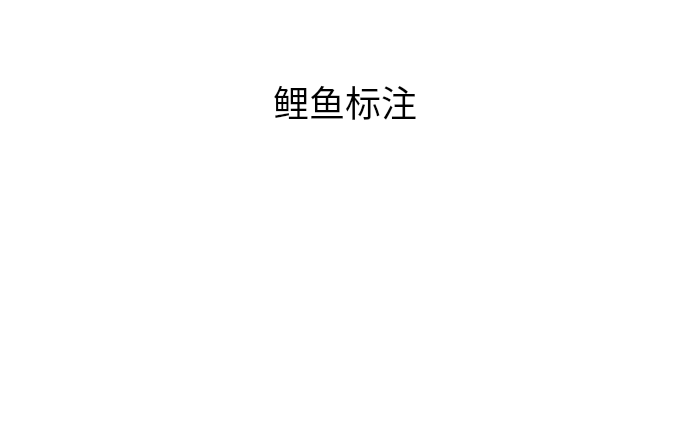
<?xml version="1.0" encoding="UTF-8"?>
<ui version="4.0">
 <class>ly_Factory</class>
 <widget class="QWidget" name="ly_Factory">
  <property name="geometry">
   <rect>
    <x>0</x>
    <y>0</y>
    <width>690</width>
    <height>442</height>
   </rect>
  </property>
  <property name="windowTitle">
   <string>Form</string>
  </property>
  <layout class="QVBoxLayout" name="verticalLayout">
   <property name="spacing">
    <number>0</number>
   </property>
   <property name="leftMargin">
    <number>0</number>
   </property>
   <property name="topMargin">
    <number>0</number>
   </property>
   <property name="rightMargin">
    <number>0</number>
   </property>
   <property name="bottomMargin">
    <number>0</number>
   </property>
   <item>
    <widget class="QWidget" name="widget" native="true">
     <property name="styleSheet">
      <string notr="true">background-color: rgb(255, 255, 255);</string>
     </property>
     <layout class="QVBoxLayout" name="verticalLayout_2">
      <item>
       <layout class="QHBoxLayout" name="horizontalLayout">
        <item>
         <widget class="QPushButton" name="pushButton">
          <property name="minimumSize">
           <size>
            <width>50</width>
            <height>50</height>
           </size>
          </property>
          <property name="maximumSize">
           <size>
            <width>50</width>
            <height>50</height>
           </size>
          </property>
          <property name="styleSheet">
           <string notr="true">image: url(:/resouce/lyClient_PC.png);
border:0px;</string>
          </property>
          <property name="text">
           <string/>
          </property>
         </widget>
        </item>
        <item>
         <spacer name="horizontalSpacer_3">
          <property name="orientation">
           <enum>Qt::Horizontal</enum>
          </property>
          <property name="sizeHint" stdset="0">
           <size>
            <width>40</width>
            <height>20</height>
           </size>
          </property>
         </spacer>
        </item>
       </layout>
      </item>
      <item>
       <layout class="QGridLayout" name="gridLayout" rowstretch="1,3,1" columnstretch="1,3,1">
        <item row="0" column="1">
         <widget class="QLabel" name="label_title">
          <property name="sizePolicy">
           <sizepolicy hsizetype="Expanding" vsizetype="Expanding">
            <horstretch>0</horstretch>
            <verstretch>0</verstretch>
           </sizepolicy>
          </property>
          <property name="minimumSize">
           <size>
            <width>0</width>
            <height>50</height>
           </size>
          </property>
          <property name="styleSheet">
           <string notr="true">font-size:36px;
color:rgb(0,0,0);</string>
          </property>
          <property name="text">
           <string>鲤鱼标注</string>
          </property>
          <property name="alignment">
           <set>Qt::AlignCenter</set>
          </property>
         </widget>
        </item>
        <item row="1" column="0">
         <spacer name="horizontalSpacer">
          <property name="orientation">
           <enum>Qt::Horizontal</enum>
          </property>
          <property name="sizeHint" stdset="0">
           <size>
            <width>40</width>
            <height>20</height>
           </size>
          </property>
         </spacer>
        </item>
        <item row="2" column="1">
         <spacer name="verticalSpacer_2">
          <property name="orientation">
           <enum>Qt::Vertical</enum>
          </property>
          <property name="sizeHint" stdset="0">
           <size>
            <width>20</width>
            <height>40</height>
           </size>
          </property>
         </spacer>
        </item>
        <item row="1" column="1">
         <widget class="QWidget" name="widget_2" native="true">
          <property name="sizePolicy">
           <sizepolicy hsizetype="Expanding" vsizetype="Expanding">
            <horstretch>0</horstretch>
            <verstretch>0</verstretch>
           </sizepolicy>
          </property>
          <layout class="QHBoxLayout" name="horizontalLayout_2">
           <item>
            <widget class="QPushButton" name="pushButton_2">
             <property name="minimumSize">
              <size>
               <width>150</width>
               <height>150</height>
              </size>
             </property>
             <property name="maximumSize">
              <size>
               <width>150</width>
               <height>150</height>
              </size>
             </property>
             <property name="styleSheet">
              <string notr="true">QPushButton
{
border:0px;
image: url(:/resouce/Picture.png);
padding:15px;
}
QPushButton:hover
{
image: url(:/resouce/PictureBlue.png);
}
</string>
             </property>
             <property name="text">
              <string/>
             </property>
            </widget>
           </item>
           <item>
            <widget class="QPushButton" name="pushButton_3">
             <property name="minimumSize">
              <size>
               <width>150</width>
               <height>150</height>
              </size>
             </property>
             <property name="maximumSize">
              <size>
               <width>150</width>
               <height>150</height>
              </size>
             </property>
             <property name="styleSheet">
              <string notr="true">QPushButton
{
border:0px;
image: url(:/resouce/Video.png);
padding:20px;
}
QPushButton:hover
{
image: url(:/resouce/VideoBlue.png);
}
</string>
             </property>
             <property name="text">
              <string/>
             </property>
            </widget>
           </item>
           <item>
            <widget class="QPushButton" name="pushButton_4">
             <property name="minimumSize">
              <size>
               <width>150</width>
               <height>150</height>
              </size>
             </property>
             <property name="maximumSize">
              <size>
               <width>150</width>
               <height>150</height>
              </size>
             </property>
             <property name="styleSheet">
              <string notr="true">QPushButton
{
border:0px;
image: url(:/resouce/Voice.png);
}
QPushButton:hover
{
border:0px;
image: url(:/resouce/VoiceBlue.png);
}</string>
             </property>
             <property name="text">
              <string/>
             </property>
            </widget>
           </item>
           <item>
            <widget class="QPushButton" name="pushButton_5">
             <property name="minimumSize">
              <size>
               <width>150</width>
               <height>150</height>
              </size>
             </property>
             <property name="maximumSize">
              <size>
               <width>150</width>
               <height>150</height>
              </size>
             </property>
             <property name="styleSheet">
              <string notr="true">QPushButton
{
border:0px;
image: url(:/resouce/3D.png);
}
QPushButton:hover
{
border:0px;
image: url(:/resouce/3DBlue.png);
}
</string>
             </property>
             <property name="text">
              <string/>
             </property>
            </widget>
           </item>
          </layout>
         </widget>
        </item>
        <item row="1" column="2">
         <spacer name="horizontalSpacer_2">
          <property name="orientation">
           <enum>Qt::Horizontal</enum>
          </property>
          <property name="sizeHint" stdset="0">
           <size>
            <width>40</width>
            <height>20</height>
           </size>
          </property>
         </spacer>
        </item>
       </layout>
      </item>
     </layout>
    </widget>
   </item>
  </layout>
 </widget>
 <resources/>
 <connections/>
</ui>
